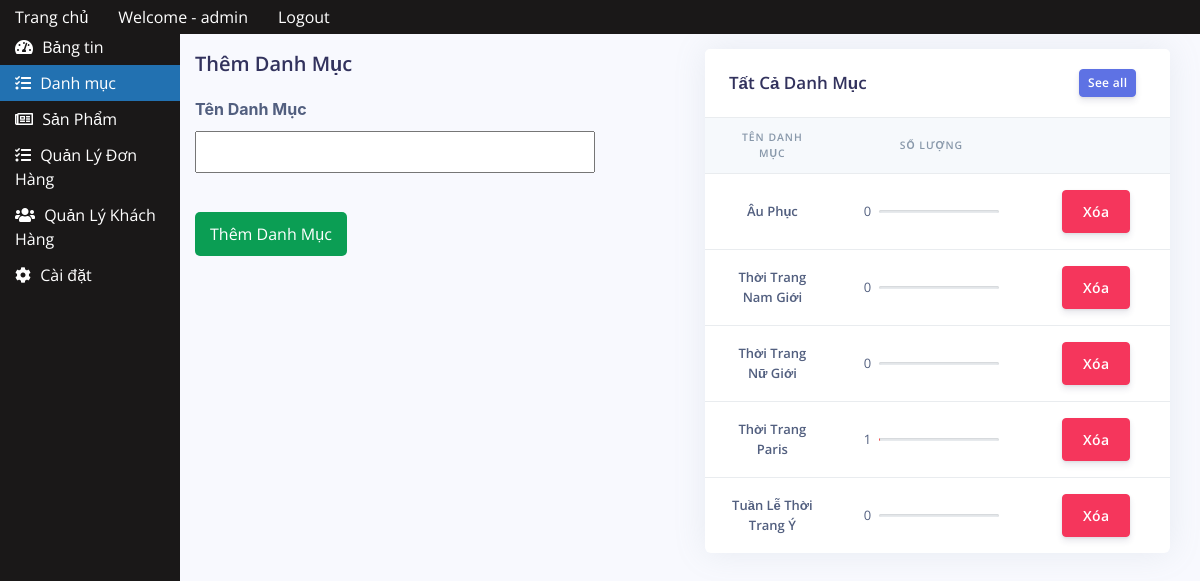
The app's page /admin/category.php (signed in) with its own data.
### tables this page shows
CREATE TABLE `danhmuc` (
  `maDanhMuc` int(10) NOT NULL,
  `tenDanhMuc` varchar(200) NOT NULL
);

### admin/category.php (the view, shortened to what this page needs)
<?php
include '../inc/admin_header.php';
?>
<div class="main">
    <?php
    require '../database.php';
    $sql = "SELECT * FROM danhmuc ";
    $result = $db->query($sql);
    ?>
    <div class="form">
        <form action="" method="post">
            <div class="form-left">
                <h2>Thêm Danh Mục</h2>
                <div class="form-group">
                    <label for="">Tên Danh Mục</label>
                    <input type="text" name="tenDanhMuc">
                </div>
                <div class="form-group">
                    <button class="btn-submit" type="submit" name="addDanhMuc" value="Sửa">Thêm Danh Mục</button>
                </div>
            </div>
        </form>
    </div>
    <div class="form-right">
        <div class="col-xl-12">
            <div class="card">
                <div class="card-header border-0">
                    <div class="row align-items-center">
                        <div class="col">
                            <h3 class="mb-0">Tất Cả Danh Mục</h3>
                        </div>
                        <div class="col text-right">
                            <a href="#!" class="btn btn-sm btn-primary">See all</a>
                        </div>
                    </div>
                </div>
                <div class="table-responsive">
                    <table class="table align-items-center table-flush">
                        <thead class="thead-light">
                            <tr>
                                <th scope="col">Tên danh mục</th>
                                <th scope="col">Số lượng </th>
                                <th scope="col"></th>
                            </tr>
                        </thead>
                        <tbody>
                            <?php
                            while ($rs = $result->fetch()) {
                                $maDM = $rs['maDanhMuc'];
                                $sql_dem = "SELECT COUNT(maSP) as count_sp FROM sanpham where maDanhMuc='" . $maDM . "'";
                                $result_dem = $db->query($sql_dem);
                                $rs_dem = $result_dem->fetch();
                            ?>
                                <tr>
                                    <th scope="row">
                                        <?php echo $rs['tenDanhMuc'] ?>
                                    </th>
                                    <td>
                                        <div class="d-flex align-items-center">
                                            <span class="mr-2"> <?php echo $rs_dem['count_sp'] ?></span>
                                            <div>
                                                <div class="progress">
                                                </div>
                                            </div>
                                        </div>
                                    </td>
                                    <td><a href="category.php?delete_dm=<?php echo $rs['maDanhMuc'] ?>"><button  class="btn  btn-danger">Xóa</button></a></td>
                                </tr>
                            <?php } ?>
                        </tbody>
                    </table>
                </div>
            </div>
        </div>
    </div>
</div>
</div>
</div>
</body>
</html>

### css/quanly.css (style rules this page uses)
* { margin:0px ; padding:0px }
a { display:block; text-decoration:none; color: black; }
.main { width: 85%; margin-left: 15%; padding: 10px 15px; box-sizing: border-box; overflow: hidden; }
.form { margin-top: 10px; }
.form-group { width: 400px; margin-left: 0px; padding: 5px 0px 10px; }
.form-group label { font-weight: bold; margin: 5px 0px; font-family:-apple-system, BlinkMacSystemFont, 'Segoe UI', Roboto, Oxygen, Ubuntu, Cantarell, 'Open Sans', 'Helvetica Neue', sans-serif }
.form-group input, .form-group .textarea { width: 100%; box-sizing: border-box; padding: 7px 15px; margin-top: 5px; }
.form-left { width: 50%; float: left; }
.form-right { width: 50%;float: left; }
.btn-submit { background-color: rgb(11, 158, 84); color: white; padding: 10px 15px; border: none; cursor: pointer; border-radius: 5px; }
.btn-primary { background-color: #337ab7; }

### css/allproduct.css (style rules this page uses)
* { margin: 0px ; padding: 0px; }
a { display: block; }
table, th, td { border-collapse: collapse; }
th { width: 150px;padding: 5px 5px; }
td { padding: 3px 5px; box-sizing: border-box; }
.btn { padding: 10px 20px; color: white;cursor: pointer; border-radius: 5px; outline: none;border: none; margin: 0px 10px; }

### inc/admin_header.php (style rules this page uses)
.table td, .table th { white-space: normal }
th,td { text-align: center; }

### records on screen
danhmuc: tenDanhMuc "Âu Phục", count_sp "0"
danhmuc: tenDanhMuc "Thời Trang Nam Giới", count_sp "0"
danhmuc: tenDanhMuc "Thời Trang Nữ Giới", count_sp "0"
danhmuc: tenDanhMuc "Thời Trang Paris", count_sp "1"
danhmuc: tenDanhMuc "Tuần Lễ Thời Trang Ý", count_sp "0"

### other values on screen
$_SESSION["username"] "admin"
